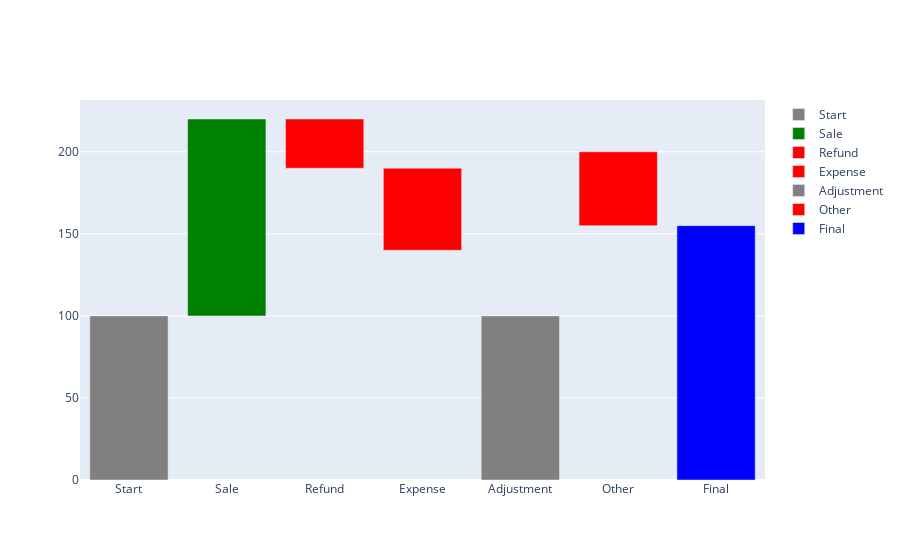

The notebook cell saved with this chart:
### Code cell
import plotly.graph_objs as go
import plotly.offline as pyo

class WaterfallChart:
    def __init__(self, data, measures):
        self.data = data
        self.measures = measures
        self.fig = go.Figure()

    def add_bar(self, name, amount, base, color):
        # Add a bar to the figure with the specified parameters
        bar = go.Bar(name=name, x=[name], y=[amount], base=base, marker_color=color)
        self.fig.add_trace(bar)

    def create_waterfall(self):
        total = 0
        last_absolute = 0  # Keep track of the last absolute value for calculating differences

        for item, measure in zip(self.data, self.measures):
            name = item['name']
            amount = item.get('amount', 0) if measure != 'total' else total
            color = 'grey'  # Default color

            if measure == 'total':
                # For 'total', the bar should reflect the total of all previous amounts
                color = 'blue'  # Total bars could have a distinct color
                self.add_bar(name, amount, 0, color)
                last_absolute = total  # After total, reset the last absolute value
            elif measure == 'absolute':
                # For 'absolute', set the bar at the absolute value provided
                color = 'grey'  # Absolute bars could have a distinct color
                diff = amount - last_absolute  # Calculate the difference for the bar
                self.add_bar(name, diff, 0, color)  # Absolute bars start from 0 base
                last_absolute = amount  # Update last absolute value
                total = amount  # Update total to the absolute value
            else:  # measure is 'relative'
                # For 'relative', the bar is a change from the previous total
                color = 'green' if amount >= 0 else 'red'
                self.add_bar(name, amount, total, color)
                total += amount  # Update the running total

    def show_chart(self):
        self.create_waterfall()
        pyo.iplot(self.fig)

# Example usage:
data = [
    {'name': 'Start', 'amount': 100},
    {'name': 'Sale', 'amount': 120},
    {'name': 'Refund', 'amount': -30},
    {'name': 'Expense', 'amount': -50},
    {'name': 'Adjustment', 'amount': 200},
    {'name': 'Other', 'amount': -45},
    {'name': 'Final', 'amount': None}
]
measures = ['absolute', 'relative', 'relative', 'relative', 'absolute', 'relative', 'total']

chart = WaterfallChart(data, measures)
chart.show_chart()

### Figure 1 — Plotly figure (JSON) as saved in the notebook; plotly's stock layout.template omitted (floating-point values rounded to 4 significant figures)
{"data": [{"base": 0, "marker": {"color": "grey"}, "name": "Start", "type": "bar", "x": ["Start"], "y": [100]}, {"base": 100, "marker": {"color": "green"}, "name": "Sale", "type": "bar", "x": ["Sale"], "y": [120]}, {"base": 220, "marker": {"color": "red"}, "name": "Refund", "type": "bar", "x": ["Refund"], "y": [-30]}, {"base": 190, "marker": {"color": "red"}, "name": "Expense", "type": "bar", "x": ["Expense"], "y": [-50]}, {"base": 0, "marker": {"color": "grey"}, "name": "Adjustment", "type": "bar", "x": ["Adjustment"], "y": [100]}, {"base": 200, "marker": {"color": "red"}, "name": "Other", "type": "bar", "x": ["Other"], "y": [-45]}, {"base": 0, "marker": {"color": "blue"}, "name": "Final", "type": "bar", "x": ["Final"], "y": [155]}], "layout": {}}
